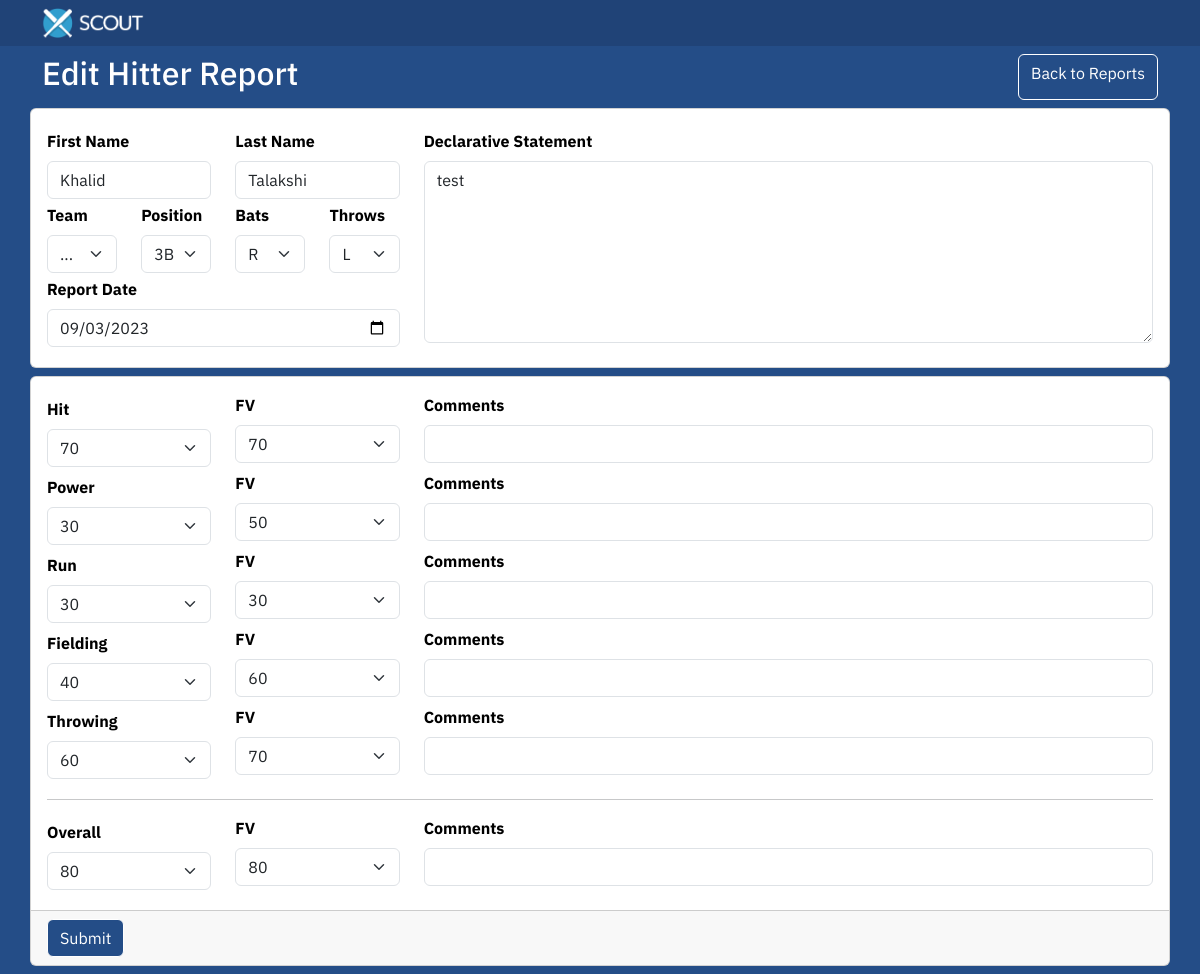
The page /hitter-report/5/edit on the database its author committed.
### home/models.py (models this page shows)
class HitterReport(models.Model):
    firstname = models.CharField(max_length=50)
    lastname = models.CharField(max_length=50)
    team = models.IntegerField()
    position = models.CharField(max_length=3)
    bats = models.CharField(max_length=1)
    throws = models.CharField(max_length=1)
    date = models.DateField()
    summary = models.TextField()

class HitterStats(models.Model):
    player = models.ForeignKey(HitterReport, on_delete=models.CASCADE)
    stat = models.CharField(max_length=15)
    value = models.IntegerField(validators=[MinValueValidator(20), MaxValueValidator(80)])
    futurevalue = models.IntegerField(validators=[MinValueValidator(20), MaxValueValidator(80)])
    comment = models.TextField(null=True, blank=True)

### home/views.py (the view, shortened to what this page needs)
# urls.py: path('hitter-report/<int:report_id>/edit', views.hitter_report_edit, name='edit hitter report'),
def hitter_report_edit(request, report_id):
    if request.method == "GET":
        teams=get_teams()
        positions = get_positions()
        handedness = get_handedness()
        hitter_stats = get_hitter_stats()
        report = HitterReport.objects.get(id=report_id)
        context = {
            "teams": teams,
            "positions": positions,
            "handedness": handedness,
            "hitter_stats": hitter_stats,
            "report": report
        }
        print(report.bats)
        template = loader.get_template('edit_hitter_report.html')
        return HttpResponse(template.render(context, request))

### home/templatetags/get_stat_by_name.py (called while the page is built)
@register.filter(name='get_stat_by_name')
def team_id_to_code(queryset, stat_name):
    print('here')
    print(type(queryset))
    return queryset.filter(stat=stat_name)[0]

### home/utils/hitter_utils.py (called while the page is built)
def get_hitter_stats():
    return ['Hit', 'Power', 'Run', 'Fielding', 'Throwing']

def get_positions():
    positions = [
        'P',
        'C',
        '1B',
        '2B',
        '3B',
        'SS',
        'CF',
        'LF',
        'RF',
        'DH'
    ]
    positions.sort()
    return positions

def get_handedness():
    return ["L", "R"]

### home/utils/mlb_team_utils.py (called while the page is built)
def get_teams():
    try:
        team_request = requests.get('https://statsapi.mlb.com/api/v1/teams?sportId=1')
        team_data = team_request.json()['teams']
        team_objs = list(map(lambda x: map_function(x), team_data))
        team_objs.sort(key=lambda x: x['name'])
        return team_objs
    except Exception as e:
        print('error: get_teams', e)
        return []

### home/templates/edit_hitter_report.html (shortened to what this page needs)
{% extends "master.html" %}
{% block content %}
<div class="d-flex justify-content-between mt-2">
    <h2>Edit Hitter Report</h2>
    <a href="/" class="btn scout-btn">Back to Reports</a>
</div>
{% include 'hitter_form.html' with report=report%}
{% endblock %}

### home/templates/hitter_form.html (shortened to what this page needs)
{%load get_stat_by_name%}
<form method='post'>
  <div class="row mt-2">
    <div class="card px-0">
      <div class="card-body">
      <div class="row">
        <div class="col-md-4">
          <div class="row my-1">
            <div class="col-md-6">
              <label for="firtName" class="form-label scout-form-label"
                >First Name</label
              >
              <input
                type="text"
                class="form-control"
                id="firstName"
                name="firstname"
                {% if report.firstname %}
                    value={{report.firstname}}
                {%endif%}
                />
            </div>
            <div class="col-md-6">
              <label for="lastName" class="form-label scout-form-label"
                >Last Name</label
              >
              <input
                type="text"
                class="form-control"
                id="lastName"
                name="lastname"
                {% if report.lastname %}
                    value={{report.lastname}}
                {%endif%}
                />
            </div>
          </div>
          <div class="row my-1">
              <div class="col-md-3">
                  <label for="team" class="form-label scout-form-label">
                      Team
                  </label>
                  <select class="form-select" id="team" name="team">
                      <option {% if report is None %}selected{%endif%}>...</option>
                  </select>
              </div>
              <div class="col-md-3">
                  <label for="position" class="form-label scout-form-label">
                      Position
                  </label>
                  <select class="form-select" id="position" name="position">
                      {% for position in positions %}
                      <option value={{position}} {%if position == report.position%}selected{%endif%}>{{position}}</option>
                      {% endfor %}
                  </select>
              </div>
              <div class="col-md-3">
                  <label for="bats" class="form-label scout-form-label">
                      Bats
                  </label>
                  <select class="form-select" id="bats" name="bats">
                      {% for hand in handedness %}
                      <option value={{hand}} {%if hand == report.bats%}selected{%endif%}>{{hand}}</option>
                      {% endfor %}
                  </select>
              </div>
              <div class="col-md-3">
                  <label for="throws" class="form-label scout-form-label">
                      Throws
                  </label>
                  <select class="form-select" id="throws" name="throws">
                      {% for hand in handedness %}
                      <option value={{hand}} {%if hand == report.throws%}selected{%endif%}>{{hand}}</option>
                      {% endfor %}
                  </select>
              </div>
          </div>
          <div class="row my-1">
              <div class="col-md-12">
                  <label for="date" class="form-label scout-form-label">
                      Report Date
                  </label>
                  <input type="date" class="form-control" id="date" name="date" {%if report.date%}value={{report.date|date:"Y-m-d"}}{%endif%} />
              </div>
          </div>
        </div>
        <div class="col-md-8 my-1">
          <label for="declarative-statement" class="form-label scout-form-label">
              Declarative Statement
          </label>
          <textarea class="form-control" id="declarative-statement" rows="7" name="statement">{% if report.summary %}{{report.summary}}{% endif %}</textarea>
        </div>
      </div>
    </div>
  </div>
  </div>
  <div class="row my-2">
      <div class="card px-0">
        <div class="card-body">
        {% for stat in hitter_stats%}
        {% if report is not None %}
        {% with report.hitterstats_set.all|get_stat_by_name:stat as stat_report%}
        {% include "stat_control_box.html" with stat=stat stat_report=stat_report%}
        {%endwith%}
        {% else %}
        {% include "stat_control_box.html" with stat=stat%}
        {% endif %}
        {%endfor%}
        <hr class="card-divider" />
        {% if report is not None %}
        {% with report.hitterstats_set.all|get_stat_by_name:'Overall' as stat_report%}
        {% include "stat_control_box.html" with stat='Overall' stat_report=stat_report%}
        {%endwith%}
        {% else %}
        {% include "stat_control_box.html" with stat='Overall'%}
        {% endif %}
      </div>
      <div class="card-footer">
        <button type="submit" class="btn scout-btn">Submit</button>
      </div>
      </div>
      </div>
  </div>

### home/templates/stat_control_box.html (shortened to what this page needs)
<div class="row">
    <div class="col-md-2 my-1">
      <label for={{stat}} class="form-label scout-form-label">
        {{stat}}
      </label>
      <select class="form-select" id={{stat}} name={{stat}}>
        <option value="30" {% if stat_report and stat_report.value == 30%}selected{%endif%}>30</option>
        <option value="40" {% if stat_report and stat_report.value == 40%}selected{%endif%}>40</option>
        <option value="60" {% if stat_report and stat_report.value == 60%}selected{%endif%}>60</option>
        <option value="70" {% if stat_report and stat_report.value == 70%}selected{%endif%}>70</option>
        <option value="80" {% if stat_report and stat_report.value == 80%}selected{%endif%}>80</option>
      </select>
    </div>
    <div class="col-md-2">
      <label for="fv-{{stat}}" class="form-label scout-form-label">
        FV
      </label>
      <select class="form-select" id="fv-{{stat}}" name="fv{{stat}}">
        <option value="30" {% if stat_report and stat_report.futurevalue == 30%}selected{%endif%}>30</option>
        <option value="50" {% if stat_report and stat_report.futurevalue == 50%}selected{%endif%}>50</option>
        <option value="60" {% if stat_report and stat_report.futurevalue == 60%}selected{%endif%}>60</option>
        <option value="70" {% if stat_report and stat_report.futurevalue == 70%}selected{%endif%}>70</option>
        <option value="80" {% if stat_report and stat_report.futurevalue == 80%}selected{%endif%}>80</option>
      </select>
    </div>
    <div class="col-md-8">
      <label for="comment-{{stat}}" class="form-label scout-form-label">
        Comments
      </label>
      <input type="text" class="form-control" id="comment-{{stat}}" name="comment{{stat}}" {% if stat_report and stat_report.comment %}value={{stat_report.comment}}{%endif%} />
    </div>
  </div>

### home/static/styles.css (style rules this page uses)
body { background-color: #244D87; color: #fff; font-family: 'IBM Plex Sans', sans-serif; }
.scout-btn { background-color: #244D87; border: 1px solid white; color: #fff; }
.scout-form-label { color: #000; font-weight: bold; }
a { margin: 0; padding: 0; }

### rows shown on the page
HitterReport: firstname "Khalid", lastname "Talakshi", position "3B", bats "R", throws "L", date "09/03/2023", statement "test"
HitterStats: stat "Hit", Hit "70", futurevalue "70"
HitterStats: stat "Power", Power "30", futurevalue "50"
HitterStats: stat "Run", Run "30", futurevalue "30"
HitterStats: stat "Fielding", Fielding "40", futurevalue "60"
HitterStats: stat "Throwing", Throwing "60", futurevalue "70"
HitterStats: stat "Overall", Overall "80", fvOverall "80"
